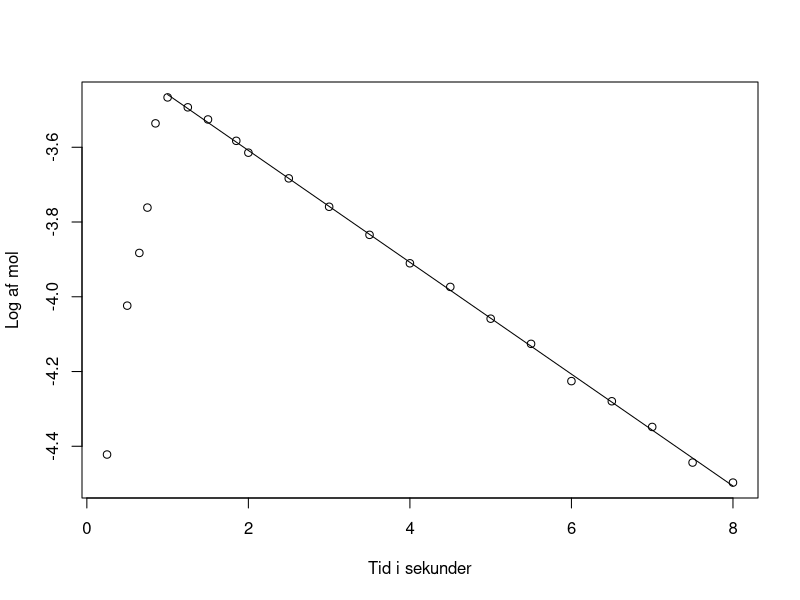

Write the R code that produced this figure.
data = read.csv('data.csv')

mol = data$masse/195.688

plot(data$tid, log(mol), xlab = "Tid i sekunder", ylab = "Log af mol")
points(data$tid[6:22], mol[6:22], col="#00ff00")

fit = lm(log(mol[6:22]) ~ data$tid[6:22])
lines(data$tid[6:22], predict(fit))
